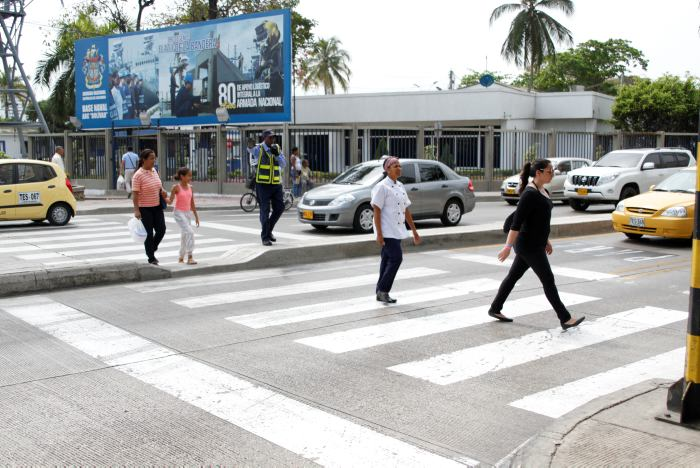
#> input picture pedestrian_detection/images/peatones.jpg, 700 x 468 px
$ python detectMultiScale.py --image images/peatones.jpg
#> lines starting #> are read from the running program, lines starting #| are printed output that depends on the picture; after the words box and inside, x2 and y2 are one past the last pixel; in counts of white or black regions, pixels touching at a corner belong together
# import the necessary packages
from __future__ import print_function
from imutils.object_detection import non_max_suppression
from imutils import paths
import numpy as np
import argparse
import datetime
import imutils
import cv2

 # creamos el analizador de parámetros y los parseamos
ap = argparse.ArgumentParser()
ap.add_argument("-i", "--image", required=True, help="path to the input image")
ap.add_argument("-w", "--win-stride", type=str, default="(8, 8)", help="window stride")
ap.add_argument("-p", "--padding", type=str, default="(16, 16)", help="object padding")
ap.add_argument("-s", "--scale", type=float, default=1.05, help="image pyramid scale")
ap.add_argument("-m", "--mean-shift", type=int, default=-1, help="whether or not mean shift grouping should be used")
args = vars(ap.parse_args())
winStride = eval(args["win_stride"])
padding = eval(args["padding"])
meanShift = True if args["mean_shift"] > 0 else False
# inicializamos el descriptor el HOG descriptor/person detector
hog = cv2.HOGDescriptor()
hog.setSVMDetector(cv2.HOGDescriptor_getDefaultPeopleDetector())
# cargamos la imagen y cambiamos su tamaño para:
# 1 -> Reducir el tiempo de detección
# 2 -> mejorar la precisión en la detección
image = cv2.imread(args["image"])
#> image is the input picture: shape (468, 700, 3); mean B, G, R 167.9, 169.8, 168.5
image = imutils.resize(image, width=min(400, image.shape[1]))
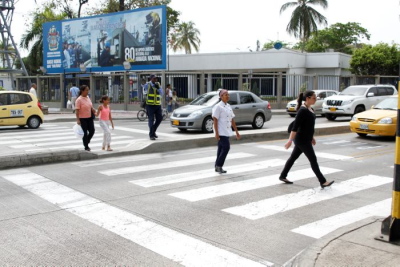
#> image: shape (267, 400, 3); mean B, G, R 167.9, 169.8, 168.5
orig = image.copy()
# detectamos personas en la imagen
start = datetime.datetime.now()
(rects, weights) = hog.detectMultiScale(image, winStride=winStride,
    padding=padding, scale=args["scale"], useMeanshiftGrouping=meanShift)
#> rects = [[188, 67, 68, 136], [271, 70, 71, 142]]; weights = [2.16, 1.69]
print("[INFO] detection took: {}s".format((datetime.datetime.now() - start).total_seconds()))
(rects, weights) = hog.detectMultiScale(image, winStride=(4, 4), padding=(8, 8), scale=1.05)
#> rects = [[50, 34, 73, 145], [188, 67, 68, 135], [271, 71, 71, 142], [0, 0, 72, 149], [250, 1, 110, 220]]; weights = [0.41, 2.16, 1.79, 0.42, 0.314]
# apply NMS algorithm para reducir el número de falsos positivos reportados por el detector
rects = np.array([[x, y, x + w, y + h] for (x, y, w, h) in rects])
#> rects = [[50, 34, 123, 179], [188, 67, 256, 202], [271, 71, 342, 213], [0, 0, 72, 149], [250, 1, 360, 221]]
pick = non_max_suppression(rects, probs=None, overlapThresh=0.65)
#> pick = [[250, 1, 360, 221], [188, 67, 256, 202], [50, 34, 123, 179], [0, 0, 72, 149]]
# dibujamos los contornos finales
for (xA, yA, xB, yB) in pick:
    cv2.rectangle(image, (xA, yA), (xB, yB), (0, 255, 0), 2)
#> this loop made 4 passes
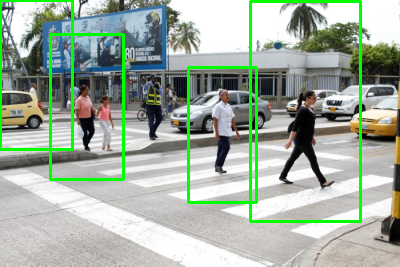
#> image: shape (267, 400, 3); 5.2% of pixels changed, all inside (x1, y1, x2, y2) = (0, 0, 362, 223)
print("[INFO] {} original boxes, {} after suppression".format(len(rects), len(pick)))
#| [INFO] 5 original boxes, 4 after suppression
# Mostramos imagenes
cv2.imshow("Before NMS", orig)
cv2.imshow("After NMS", image)
cv2.waitKey(0)
